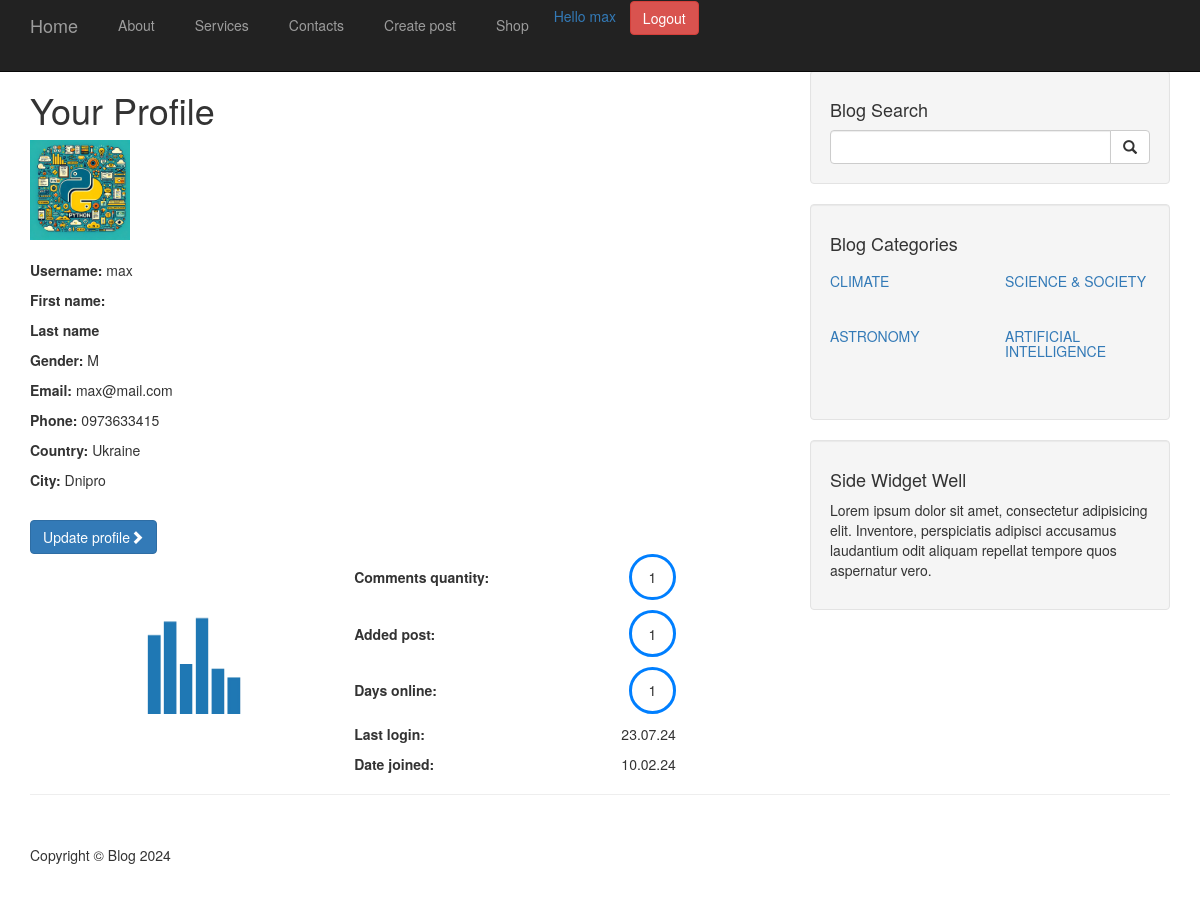
Screenshot of /profile/ (signed in) with the database file from the repository.
### blog/models.py (models this page shows, shortened)
class Profile(models.Model):
    user = models.OneToOneField(User, on_delete=models.CASCADE)
    avatar = models.ImageField(upload_to='user_avatar')
    phone = models.CharField(max_length=15, blank=True)
    country = models.CharField(max_length=25, blank=True)
    city = models.CharField(max_length=30, blank=True)
    gender = models.CharField(max_length=20, blank=True)

class Category(models.Model):
    name = models.CharField(max_length=30)
    class Meta:
        verbose_name = "Категорія"
        verbose_name_plural = "Категорії"

### blog/views.py (the view)
# urls.py: path('profile/', views.profile, name='profile'),
@login_required
def profile(request):
    profile_data = get_object_or_404(Profile, user=request.user)
    context = {'profile_data': profile_data}
    context.update(get_categories())
    return render(request, 'blog/profile.html', context)

### blog/views.py (called while the page is built)
def get_categories():
    cats = Category.objects.all()
    count = cats.count()
    half = count // 2
    first_half = cats[:half]
    second_half = cats[half:]
    return {'cats1': first_half, 'cats2': second_half}

### cart/context_processors.py (called while the page is built)
def cart_context(request):
    cart = Cart(request)
    return {'cart': cart}

### shop/context_processors.py (called while the page is built)
def categories(request):
    return {
        'categories': Category.objects.all()
    }

### templates/blog/profile.html
{% extends 'blog/base.html' %}
{% load static %}
{% block content %}
<h1> Your Profile</h1>
{% if profile_data.avatar %}
<img class="profile-img" src="{{ profile_data.avatar.url }}">
{% else %}
<img class="profile-img" src="{% static 'img/default_avatar.png' %}" alt="Default Profile Image">
{% endif %}
<div>
    <p><b>Username:</b> {{ profile_data.user.username }}</p>
    <p><b>First name:</b> {{ profile_data.user.first_name }}</p>
    <p><b>Last name</b> {{ profile_data.user.last_name }}</p>
    <p><b>Gender:</b> {{ profile_data.gender }}</p>
    <p><b>Email:</b> {{ profile_data.user.email }}</p>
    <p><b>Phone:</b> {{ profile_data.phone }}</p>
    <p><b>Country:</b> {{ profile_data.country }}</p>
    <p><b>City:</b> {{ profile_data.city }}</p>
</div>
<br>
<a class="btn btn-primary" href="{% url 'update_profile' %}">Update profile<span class="glyphicon glyphicon-chevron-right"></span></a>
<div class="statistic_container">
    <div class="statistic_img-wrapper">
        <img class="statistic_img" src="{% static 'img/statistic.png' %}" alt="statistic_image">
    </div>
    <div class="statistic">
        <div><b>Comments quantity:</b><span class="numberCircle">1</span></div>
        <div><b>Added post:</b><span class="numberCircle">1</span></div>
        <div><b>Days online:</b><span class="numberCircle">1</span></div>
        <div><b>Last login:</b><span>23.07.24</span></div>
        <div><b>Date joined:</b><span>10.02.24</span></div>
    </div>
</div>
{% endblock %}

### templates/blog/base.html (shortened to what this page needs)
<!doctype html>
<html lang="en">
<head>
    {% load static %}
    <link href="{% static 'blog/css/bootstrap.min.css' %}" rel="stylesheet">
    <link href="{% static 'blog/css/blog-home.css' %}" rel="stylesheet">
    <link type="text/css" href="{% static 'blog/css/style.css' %}" rel="stylesheet">
</head>
<body>
    <nav class="navbar navbar-inverse navbar-fixed-top" role="navigation">
        <div class="container">
            <div class="navbar-header">
                <a class="navbar-brand" href="{% url 'index' %}">Home</a>
            </div>
            <div class="collapse navbar-collapse" id="bs-example-navbar-collapse-1">
                <ul class="nav navbar-nav">
                    <li>
                        <a href="#">About</a>
                    </li>
                    <li>
                        <a href="#">Services</a>
                    </li>
                    <li>
                        <a href="{% url 'contacts' %}">Contacts</a>
                    </li>
                    {% if user.is_authenticated %}
                    <li>
                        <a href="{% url 'create' %}">Create post</a>
                    </li>
                    {% endif %}
                     <li>
                        <a href="{% url 'shop:product_list' %}">Shop</a>
                    </li>
                </ul>
                {% include 'blog/toggle_login.html' %}
            </div>
        </div>
    </nav>
    <div class="container">
        <div class="row">
            <div class="col-md-8">
                {% block content %}
                {% endblock %}
            </div>
            <div class="col-md-4">
                <div class="well">
                    <h4>Blog Search</h4>
                    <form class="input-group" method="GET" action="{% url 'search' %}">
                        <input type="search" name="query" class="form-control">
                        <span class="input-group-btn">
                            <button class="btn btn-default" type="submit">
                                <span class="glyphicon glyphicon-search"></span>
                        </button>
                        </span>
                    </form>
                </div>
                <div class="well">
                    <h4>Blog Categories</h4>
                    <div class="row">
                        <div class="col-lg-6">
                            <ul class="list-unstyled">
                                {% for c in cats1 %}
                                <li><a href="{% url 'category' c.name %}"><h5>{{c.name}}</h5></a>
                                </li>
                                {% endfor %}
                            </ul>
                        </div>
                        <div class="col-lg-6">
                            <ul class="list-unstyled">
                                 {% for c in cats2 %}
                                <li><a href="{% url 'category' c.name %}"><h5>{{c.name}}</h5></a>
                                </li>
                                {% endfor %}
                            </ul>
                        </div>
                    </div>
                </div>
                <div class="well">
                    <h4>Side Widget Well</h4>
                    <p>Lorem ipsum dolor sit amet, consectetur adipisicing elit. Inventore, perspiciatis adipisci accusamus laudantium odit aliquam repellat tempore quos aspernatur vero.</p>
                </div>
            </div>
        </div>
        <hr>
        <footer>
            <div class="row">
                <div class="col-lg-12">
                    <p>Copyright &copy; Blog 2024</p>
                </div>
            </div>
        </footer>
    </div>
</body>
</html>

### templates/blog/toggle_login.html (shortened to what this page needs)
{% if user.is_authenticated %}
<div class="navbar navbar-dark bg-dark">
        <a href="{% url 'profile' %}">Hello {{user}}</a>
        <a href="{% url 'blog_logout' %}" class="btn btn-danger">Logout</a>
</div>
{% endif %}

### static/blog/css/blog-home.css (style rules this page uses)
body { padding-top: 70px; }
footer { margin: 50px 0; }

### static/blog/css/style.css (style rules this page uses)
h1 { color: #333; }
a { margin-right: 10px; }
.profile-img { width: 100px; height: 100px; margin-bottom: 20px; object-fit: cover; }
.statistic_img { width: 100px; height: 100px; margin-right: 60px; margin-left: 20px; }
.statistic_container { display: flex; align-items: center; justify-content: center; }
.statistic { display: flex; flex-direction: column; flex-wrap: wrap; gap: 10px; margin-left: 50px; }
.statistic > div { display: flex; justify-content: space-between; align-items: center; margin-right: 10px; }
.statistic > div > span { margin-left: 10em; }
.numberCircle { display: flex; width: 6ch; align-items: center; justify-content: center; aspect-ratio: 1 / 1; border-radius: 50%; border: 3px solid #007FFF; }

### rows the page displays
Profile: avatar (picture), user.username "max", gender "M", user.email "max@mail.com", phone "0973633415", country "Ukraine", city "Dnipro"
Category: name "CLIMATE"
Category: name "ASTRONOMY"
Category: name "SCIENCE & SOCIETY"
Category: name "ARTIFICIAL INTELLIGENCE"

### other values shown
{{ user }} "max"
